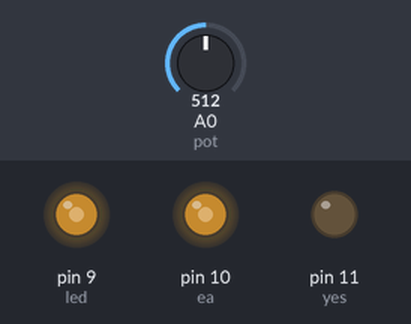
Bench run of a sketch on a simulated Arduino Uno, built with avr-gcc and run on an emulated ATmega328P. Shown: output pins drawn as LEDs (lit = HIGH). The inputs (shaded band) are chosen by the test bench; at power-on: A0 (pot) = 512.

Above: at 1.8 s.
1.9 s: A0 (pot) set to 716
At 3.4 s:
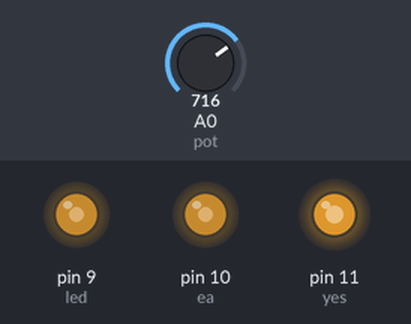
7.7 s: A0 (pot) set to 900
At 10.3 s:
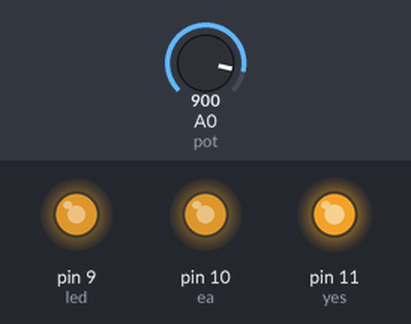
13.5 s: A0 (pot) set to 511
At 16.1 s:
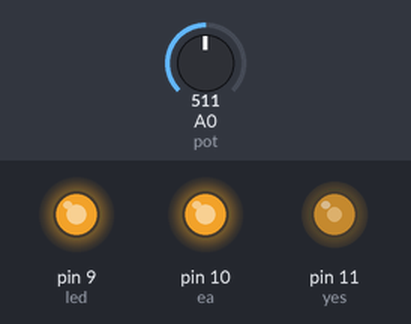
19.3 s: A0 (pot) set to 122
At 24.8 s:
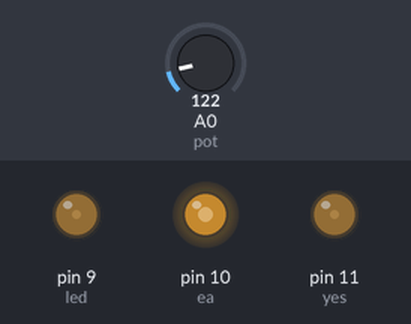
25.1 s: A0 (pot) set to 0
At 27.7 s:
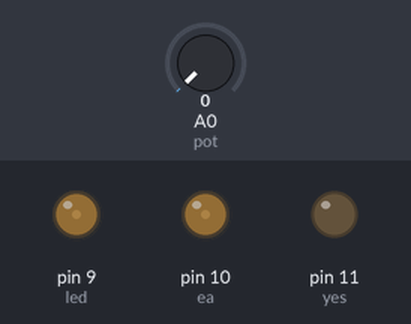
Timing chart, 0 to 32.5 s (numbered marks = the images above; inputs shaded):
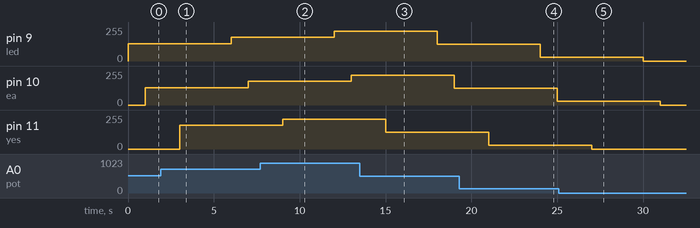

Measured:
- after the input at 1.9 s, pin 9 (led): 128/255 → 179/255 after 4.1 s; pin 10 (ea): 128/255 → 179/255 after 5.1 s; pin 11 (yes): 0/255 → 179/255 after 1.1 s
- after the input at 7.7 s, pin 9 (led): 179/255 → 225/255 after 4.3 s; pin 10 (ea): 179/255 → 225/255 after 5.3 s; pin 11 (yes): 179/255 → 225/255 after 1.3 s
- after the input at 13.5 s, pin 9 (led): 225/255 → 127/255 after 4.5 s; pin 10 (ea): 225/255 → 127/255 after 5.5 s; pin 11 (yes): 225/255 → 127/255 after 1.5 s
- after the input at 19.3 s, pin 9 (led): 127/255 → 30/255 after 4.7 s; pin 10 (ea): 127/255 → 30/255 after 5.7 s; pin 11 (yes): 127/255 → 30/255 after 1.7 s
- after the input at 25.1 s, pin 9 (led): 30/255 → 0/255 after 4.9 s; pin 10 (ea): 30/255 → 0/255 after 5.9 s; pin 11 (yes): 30/255 → 0/255 after 1.9 s

The sketch:

modul5.6.ino
```cpp
int led=9;
int pot=A0;
int data;
int ea=10;
int yes=11;
void setup(){
 pinMode(ea,OUTPUT);
 pinMode(yes,OUTPUT);
 pinMode(led,OUTPUT);
 pinMode(pot,INPUT);
}
void loop(){
data=analogRead(pot);
data=data/4;
analogWrite(led,data);
 delay(1000);
 data=analogRead(pot);
data=data/4;
analogWrite(ea,data);
 delay(2000);
 data=analogRead(pot);
data=data/4;
analogWrite(yes,data);
 delay(3000);
}

// 6 C:\\Users\\mrwgj\\AppData\\Local\\Temp\\arduino_build_976027/modul5.6.ino.hex
```
